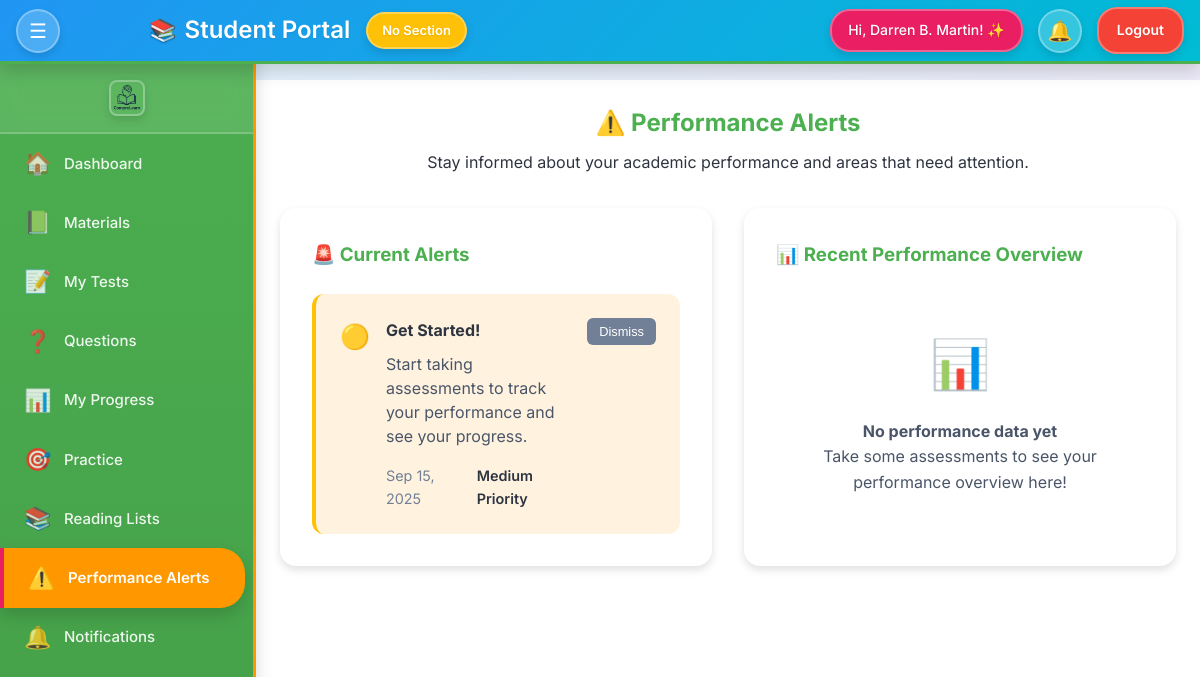
/Student/student_alerts.php (signed in), run on an earlier commit of the app's database.
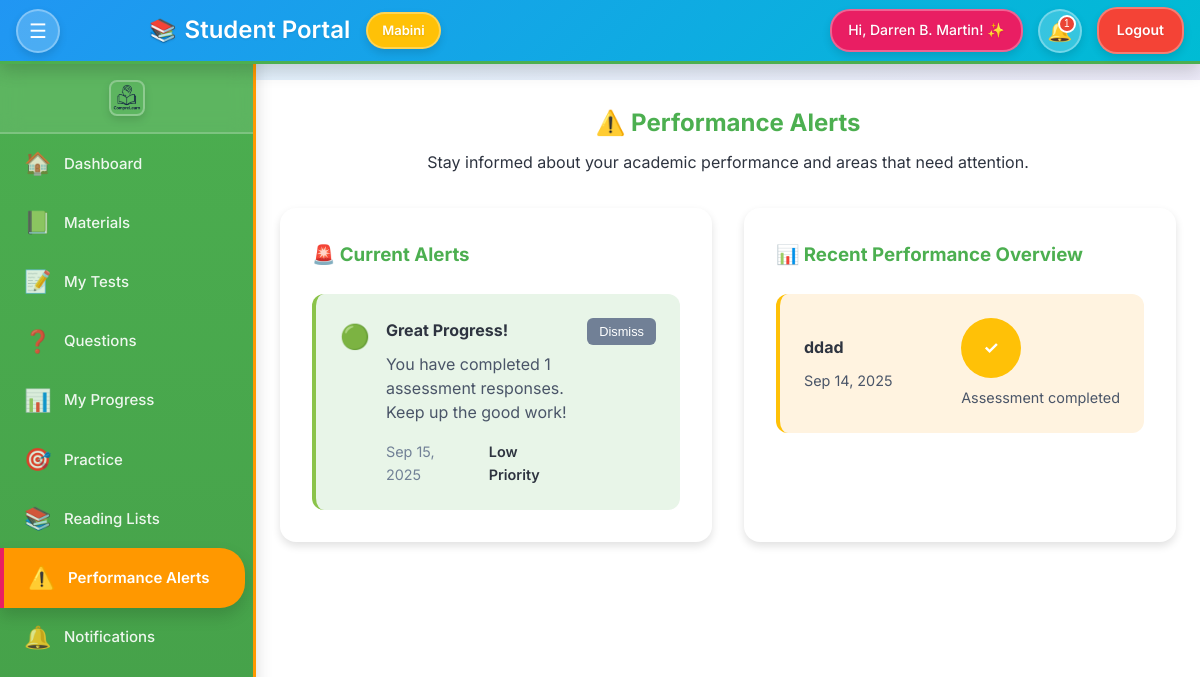
And on a later commit of the database.
### tables this page shows
CREATE TABLE `sections` (
  `id` int(11) NOT NULL,
  `name` varchar(100) NOT NULL,
  `created_at` timestamp NOT NULL DEFAULT current_timestamp()
);

CREATE TABLE `assessment_responses` (
  `id` int(11) NOT NULL,
  `assessment_id` int(11) NOT NULL,
  `question_id` int(11) NOT NULL,
  `student_id` int(11) NOT NULL,
  `answer` text DEFAULT NULL,
  `submitted_at` timestamp NOT NULL DEFAULT current_timestamp()
);

CREATE TABLE `assessments` (
  `id` int(11) NOT NULL,
  `teacher_id` int(11) NOT NULL,
  `title` varchar(255) NOT NULL,
  `description` text DEFAULT NULL,
  `theme_settings` longtext DEFAULT NULL CHECK (json_valid(`theme_settings`)),
  `related_material_id` int(11) DEFAULT NULL,
  `created_at` timestamp NOT NULL DEFAULT current_timestamp(),
  `updated_at` timestamp NOT NULL DEFAULT current_timestamp() ON UPDATE current_timestamp()
);

### Student/Includes/student_init.php (called while the page is built, shortened)
<?php
$conn = new mysqli('localhost', 'root', '', 'compre_learn');
$studentId = (int)($_SESSION['student_id'] ?? 0);
$studentRes = $conn->query("SELECT * FROM students WHERE id = $studentId");
$student = $studentRes ? $studentRes->fetch_assoc() : null;
$studentSectionId = (int)($student['section_id'] ?? 0);
$sectionName = 'No Section';
if ($studentSectionId > 0) {
    $sectionRes = $conn->query("SELECT name FROM sections WHERE id = $studentSectionId");
    if ($sectionRes && $sectionRes->num_rows > 0) {
        $sectionName = $sectionRes->fetch_assoc()['name'];
    }
}
function h($v) {
    return htmlspecialchars((string)$v, ENT_QUOTES, 'UTF-8');
}
?>

### Student/student_alerts.php (the view, shortened to what the changed rows need)
<?php
require_once 'includes/student_init.php';
$alerts = [];
$assessmentCount = $conn->query("SELECT COUNT(*) as count FROM assessment_responses WHERE student_id = $studentId");
$assessmentCount = $assessmentCount ? $assessmentCount->fetch_assoc()['count'] : 0;
if ($assessmentCount > 0) {
    $alerts[] = [
        'id' => 1,
        'title' => 'Great Progress!',
        'message' => 'You have completed ' . $assessmentCount . ' assessment responses. Keep up the good work!',
        'severity' => 'low',
        'created_at' => date('Y-m-d H:i:s')
    ];
} else {
    $alerts[] = [
        'id' => 2,
        'title' => 'Get Started!',
        'message' => 'Start taking assessments to track your performance and see your progress.',
        'severity' => 'medium',
        'created_at' => date('Y-m-d H:i:s')
    ];
}
$performanceData = [];
$performanceQuery = $conn->query("
    SELECT
        a.title,
        ar.submitted_at,
        'medium' as performance_level
    FROM assessment_responses ar
    JOIN assessments a ON ar.assessment_id = a.id
    WHERE ar.student_id = $studentId
    ORDER BY ar.submitted_at DESC
    LIMIT 5
");
if ($performanceQuery && $performanceQuery->num_rows > 0) {
    while ($row = $performanceQuery->fetch_assoc()) {
        $performanceData[] = $row;
    }
}
$content = '
<div class="alerts-container">
    <div class="alerts-header">
        <h2>⚠️ Performance Alerts</h2>
        <p>Stay informed about your academic performance and areas that need attention.</p>
    </div>
    <div class="alerts-content">
        <div class="alerts-section">
            <h3>🚨 Current Alerts</h3>
            <div class="alerts-list">';
if (!empty($alerts)) {
    foreach ($alerts as $alert) {
        $alertClass = $alert['severity'] === 'high' ? 'alert-high' : ($alert['severity'] === 'medium' ? 'alert-medium' : 'alert-low');
        $alertIcon = $alert['severity'] === 'high' ? '🔴' : ($alert['severity'] === 'medium' ? '🟡' : '🟢');
        $content .= '
        <div class="alert-item ' . $alertClass . '">
            <div class="alert-icon">' . $alertIcon . '</div>
            <div class="alert-content">
                <h4>' . h($alert['title']) . '</h4>
                <p>' . h($alert['message']) . '</p>
                <div class="alert-meta">
                    <span class="alert-date">' . date('M d, Y', strtotime($alert['created_at'])) . '</span>
                    <span class="alert-severity">' . ucfirst($alert['severity']) . ' Priority</span>
                </div>
            </div>
            <div class="alert-actions">
                <button class="btn-dismiss" onclick="dismissAlert(' . $alert['id'] . ')">Dismiss</button>
            </div>
        </div>';
    }
}
$content .= '
            </div>
        </div>
        <div class="performance-section">
            <h3>📊 Recent Performance Overview</h3>
            <div class="performance-list">';
if (!empty($performanceData)) {
    foreach ($performanceData as $performance) {
        $performanceClass = $performance['performance_level'];
        $content .= '
        <div class="performance-item ' . $performanceClass . '">
            <div class="performance-info">
                <h4>' . h($performance['title']) . '</h4>
                <p class="performance-date">' . date('M d, Y', strtotime($performance['submitted_at'])) . '</p>
            </div>
            <div class="performance-score">
                <div class="score-badge ' . $performanceClass . '">
                    ✓
                </div>
                <p class="score-detail">Assessment completed</p>
            </div>
        </div>';
    }
} else {
    $content .= '
    <div class="no-performance">
        <div class="no-performance-icon">📊</div>
        <h4>No performance data yet</h4>
        <p>Take some assessments to see your performance overview here!</p>
    </div>';
}
$content .= '
            </div>
        </div>
    </div>
</div>
<script>
function dismissAlert(alertId) {
    if (confirm("Are you sure you want to dismiss this alert?")) {
        // Here you would typically make an AJAX call to dismiss the alert
        fetch("dismiss_alert.php", {
            method: "POST",
            headers: {
                "Content-Type": "application/json",
            },
            body: JSON.stringify({alert_id: alertId})
        })
        .then(response => response.json())
        .then(data => {
            if (data.success) {
                location.reload();
            } else {
                alert("Error dismissing alert. Please try again.");
            }
        })
        .catch(error => {
            console.error("Error:", error);
            alert("Error dismissing alert. Please try again.");
        });
    }
}
</script>';
include 'includes/student_layout.php';
?>

### Student/Includes/student_layout.php (shortened to what the changed rows need)
<?php
$notificationCount = 0;
$announcements = $conn->query("SELECT COUNT(*) as count FROM announcements");
if ($announcements && $row = $announcements->fetch_assoc()) {
    $notificationCount = (int)$row['count'];
}
?>
<!DOCTYPE html>
<html lang="en">
<head>
</head>
<body>
    <div class="main-content">
        <header class="header">
            <div class="header-center">
                <h1><span class="emoji">📚</span> Student Portal</h1>
                <div class="section-info">
                    <span class="section-badge"><?php echo h($sectionName); ?></span>
                </div>
            </div>
            <div class="header-actions">
                <button class="notification-icon" onclick="window.location.href='student_notifications.php'" title="Notifications">
                    🔔
                    <?php if ($notificationCount > 0): ?>
                        <span class="notification-badge"><?php echo $notificationCount; ?></span>
                    <?php endif; ?>
                </button>
            </div>
        </header>
        <main class="content">
            <?php if (isset($content)): ?>
                <?php echo $content; ?>
            <?php endif; ?>
        </main>
    </div>
</body>
</html>

What changed in the data, as far as the page shows it:
added sections: name "Mabini"
added assessment_responses: assessment.title "ddad", submitted_at "Sep 14, 2025"
Also different on the page:
$notificationCount: (not shown) → "1"
$sectionName: "No Section" → (not shown)
new list line: "🟢 Great Progress! You have completed 1 assessment responses. Keep up the good work! Sep 15, 2025 Low Priority Dismiss"
list line gone: "🟡 Get Started! Start taking assessments to track your performance and see your progress. Sep 15, 2025 Medium Priority Dismiss"
text no longer shown: "📊 No performance data yet Take some assessments to see your performance overview here!"
